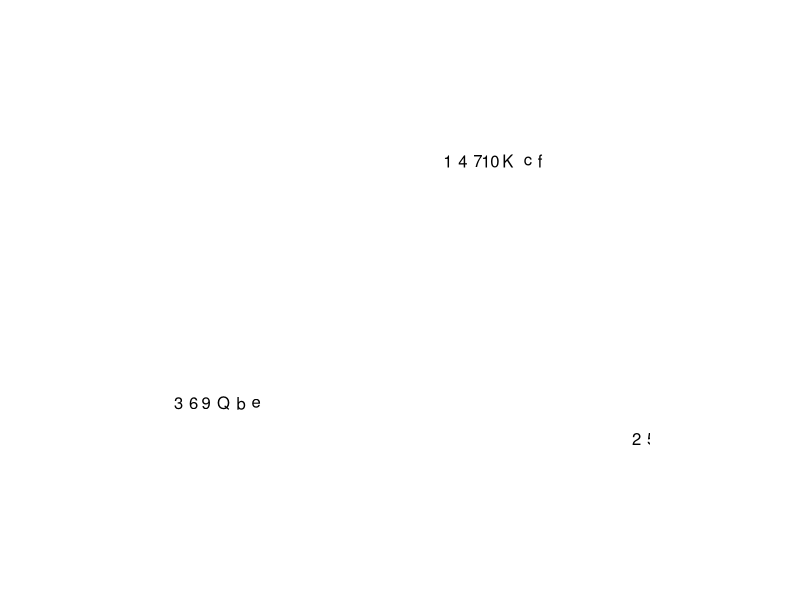

Reproduce this figure in R.
# Classical MDS of ACBC Disaster Relief Organization Survey 2018
respondents <- c('1','  2','    3','      4','        5','          6','            7','              8','               9','                 10','                    J','                      Q','                        K','                        a','                             b','                                c','                                 d','                                   e','                                     f')
F1 <- c(20.2,18.6,22.7)
F2 <- c(21.2,21.5,18.8)
F3 <-c(21.1,18.1,22.5)
F4 <- c(20.6,17.7,20.3)
F5 <- c(20.3,20.4,17.8)
F6 <- c(18.0,17.9,15.8)
F7 <- c(19.3,17.4,20.0)
F8 <- c(19.2,17.3,20.1)
F9 <- c(20.8,21.0,19.6)
F10 <- c(20.6,18.5,22.4)
F11 <- c(19.9,19.7,17)
F12 <- c(18.8,19.2,16.2)
F13 <- c(20.9,21.8,18.8)
N1 <-c(20.8,21.5,19.2)
N2 <-c(20.3,22,20.0)
N3 <-c(18.1,21.6,21.8)
N4 <-c(19.6,20.3,21.4)
N5 <- c(16.5,15.1,17.8)
N6 <- c(20.6,21.5,19.4)

Respondent.data <- data.frame(F1,F2,F3,F4,F5,F6,F7,F8,F9,F10,F11,F12,F13,N1,N2,N3,N4,N5,N6)
mds1 <- cmdscale(dist(Respondent.data))
par(mai=c(1.5,1.5,1.5,1.5))
plot(mds1, type = 'n', axes = FALSE, xlab = '', ylab = '')
text(mds1[, 1], mds1[, 2], respondents)
